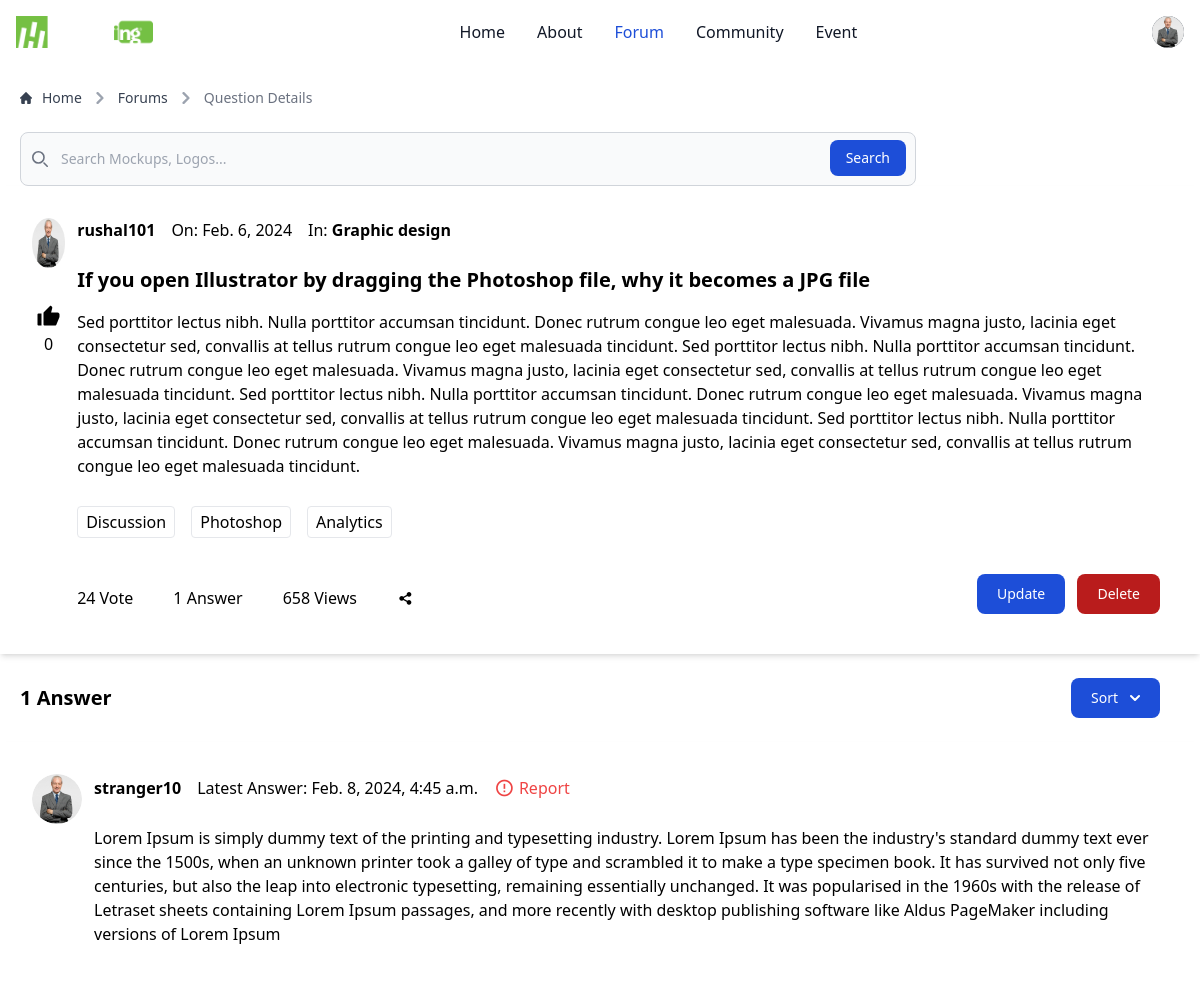
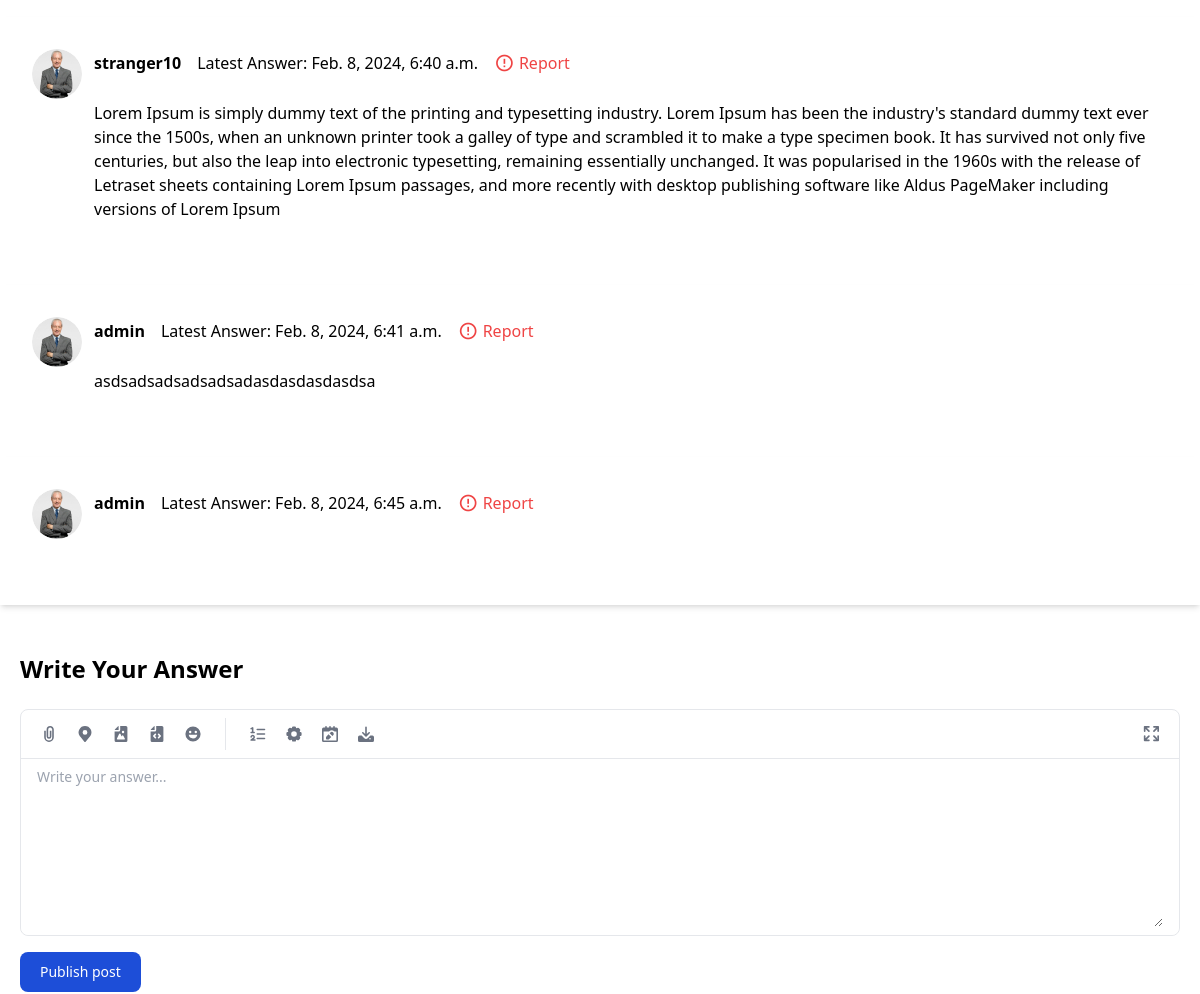
Before: /forum/questions/1/ (signed in, upper part) with the older database file (2 pictures, top to bottom).
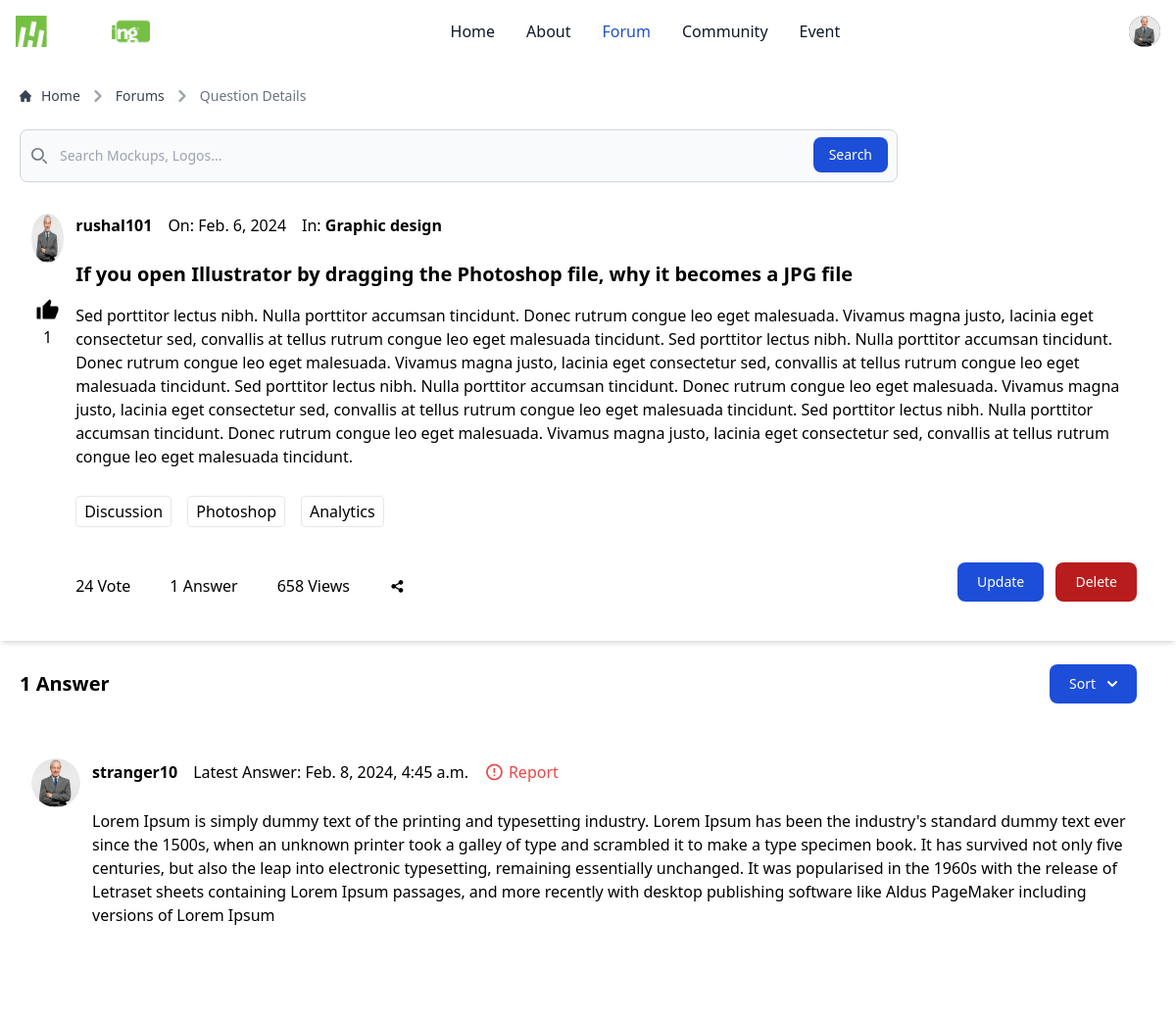
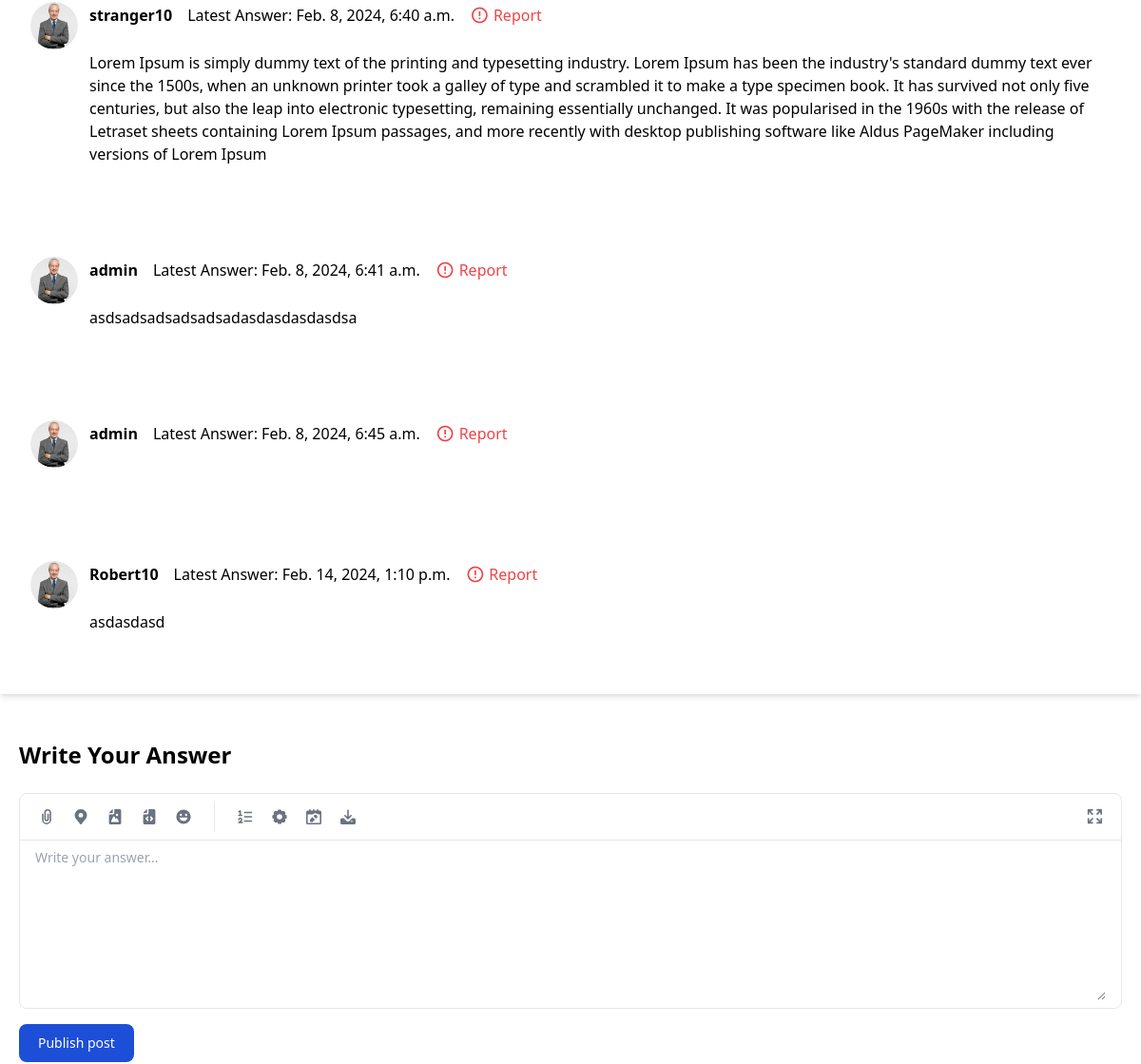
After: the same page with the newer database file (2 pictures, top to bottom).
### Forum/models.py (models this page shows, shortened)
class Question(models.Model):
    user = models.ForeignKey(User, on_delete=models.CASCADE)
    title = models.CharField(max_length=10000)
    content = models.TextField(null=True, blank=True)
    upvote = models.ManyToManyField(User, related_name="upvoted_questions", blank=True)
    date_created = models.DateTimeField(auto_now_add=True)
    def total_likes(self):
        return self.upvote.count()

class Comment(models.Model):
    question = models.ForeignKey(Question,on_delete = models.CASCADE , related_name="comment")
    user = models.ForeignKey(User, on_delete = models.CASCADE)
    content = models.TextField(null=True,blank=True)
    date_created = models.DateTimeField(default=timezone.now)

### Forum/views.py (the view, shortened to what this page needs)
# urls.py: path('questions/<int:pk>/',QuestionDetailView.as_view(),name="Questiondetail"),
class QuestionDetailView(LoginRequiredMixin,DetailView):
    model = Question
    template_name = 'Forum/questiondetail.html'
    context_object_name = 'question'
    def get_context_data(self, *args, **kwargs):
        context = super(QuestionDetailView, self).get_context_data(*args, **kwargs)
        something = get_object_or_404(Question, id=self.kwargs['pk'])
        total_likes = something.total_likes()
        liked = False
        if something.upvote.filter(id=self.request.user.id).exists():
            liked = True
        context['total_likes'] = total_likes
        context['liked'] = liked
        return context

### Forum/templates/Forum/questiondetail.html (shortened to what the changed rows need)
{% load static %}
<!DOCTYPE html>
<html lang="en">
<head>
  <link rel="stylesheet" href="https://cdn.jsdelivr.net/npm/remixicon/fonts/remixicon.css" />
  <link rel="stylesheet" href="{% static 'css/main.css'%}" />
</head>
<body class="overflow-x-hidden">
  <br />
  <br />
  <div class="tab-pane fade active show" id="recent-questions" role="tabpanel" aria-labelledby="recent-questions-tab">
    <div class="single-qa-box bg-white shadow-md p-8 border-b-5 border-f5f5f5 relative">
      <div class="flex">
        <form id="likeForm" action="{% url 'like_post' question.pk %}" method="POST">
          <div class="link-unlike flex-shrink-0 text-center">
            <div class="donet-like-list">
              <button id="likeButton" class="like-unlink-count like" name="upvote">
                <i class="ri-thumb-up-fill text-2xl"></i><br />
                <span>{{ question.total_likes }}</span>
              </button>
            </div>
            <br />
          </div>
        </form>
        <div class="flex-grow-1 ms-3">
          <ul class="graphic-design flex items-center space-x-4">
            <li>
              <a href="user.html" class="font-semibold">{{question.user.username}}</a>
            </li>
            <li>
              <span>On: {{question.date_created| date:"M. j, Y" }}</span>
            </li>
            <li>
            </li>
          </ul>
          <br />
          <h3 class="font-semibold text-xl mb-4">
            {{question.title}}
          </h3>
          <p class="mb-8">
            {{question.content|safe}}
          </p>
          <ul class="tag-list flex space-x-4 mb-4">
            <li>
            </li>
            <li>
            </li>
            <li>
            </li>
          </ul>
          <br />
          <div class="flex justify-between items-center">
            <ul class="anser-list flex space-x-10">
            </ul>
            {% if user.is_authenticated and question.user == user %}
            <div>
            </div>
            {% endif %}
          </div>
        </div>
      </div>
    </div>
    <br />
    <div class="flex justify-between items-center">
      <h2 class="ml-5 text-xl font-bold">1 Answer</h2>
    </div>
    <br />
    {% if question.comment.all %}
    {% for answer in question.comment.all %}
    <div class="single-qa-box bg-white shadow-md p-8 border-b-5 border-f5f5f5 relative">
      <div class="flex">
        <div class="link-unlike flex-shrink-0 text-center">
          <a href="user.html">
            <img src="{% static 'img/user-1.jpg' %} " alt="Image" class="mb-8 rounded-full" />
          </a>
        </div>
        <div class="flex-grow-1 ms-3">
          <ul class="graphic-design flex items-center space-x-4">
            <li>
              <a href="user.html" class="font-semibold">{{answer.user.username}}</a>
            </li>
            <li>
              <span>Latest Answer: {{answer.date_created}}</span>
            </li>
            <li class="ml-auto">
              <a href="" class="report flex items-center text-red-500">
                <i class="ri-error-warning-line text-xl"></i>
                <span class="ml-1">Report</span>
              </a>
            </li>
          </ul>
          <br />
          <p class="mb-8">
            {{answer.content}}
          </p>
        </div>
      </div>
    </div>
    {% endfor %}
    {% else %}
    <h2 class="text-xl ml-5 font-semibold">No answers yet. Be the first to answer!</h2>
    {% endif %}
    <br>
    <br>
    <h1 class="ml-5 text-2xl font-semibold">Write Your Answer</h1><br>
    <br>
</body>
</html>

Changed rows visible on the page:
computed for Question "rushal101": total_likes "0" → "1"
added Comment: user.username "Robert10", date_created "Feb. 14, 2024, 1:10 p.m.", content "asdasdasd"
